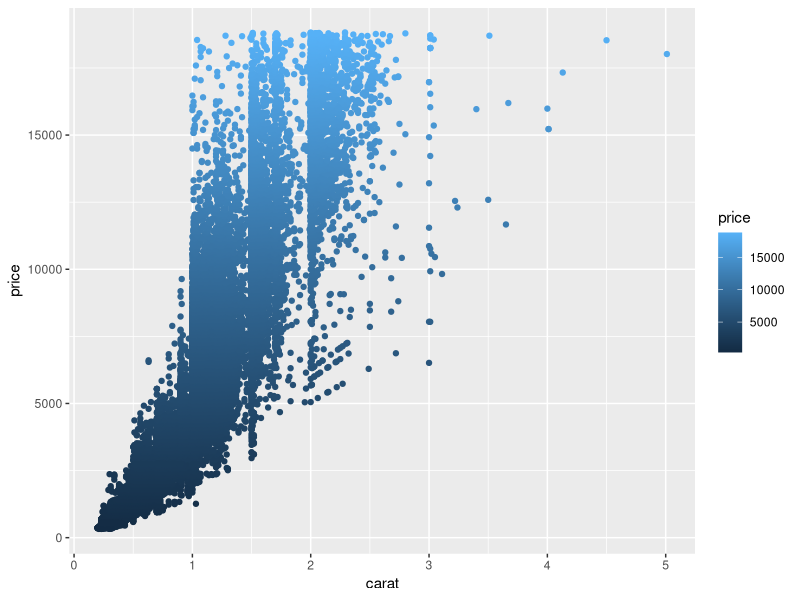
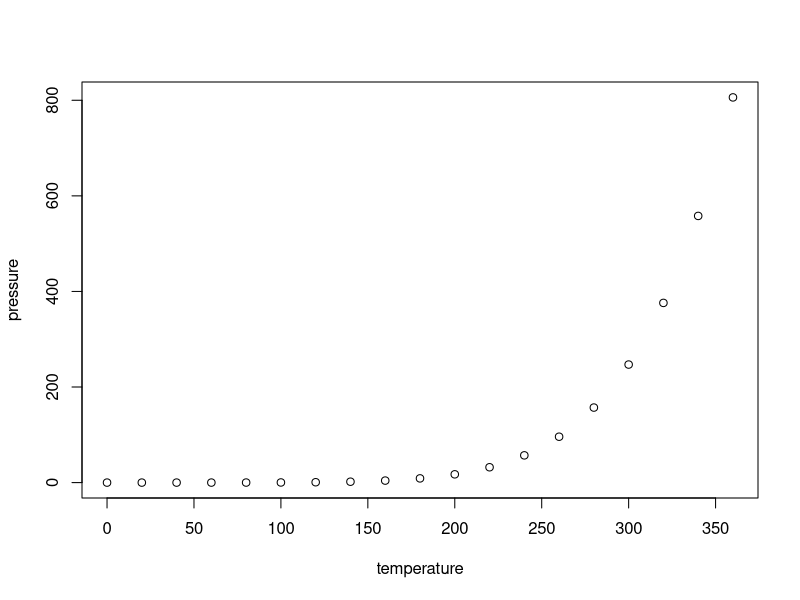

Reproduce these figures in R, in order.
## ---- chunk 1
knitr::opts_chunk$set(echo = FALSE)

library(tidyverse)

## ---- chunk 2
ggplot(data <- diamonds, aes(x = carat, y = price)) +
  geom_point(aes(color = price))

## ---- chunk 3
summary(cars)
## ---- chunk 4
plot(pressure)
